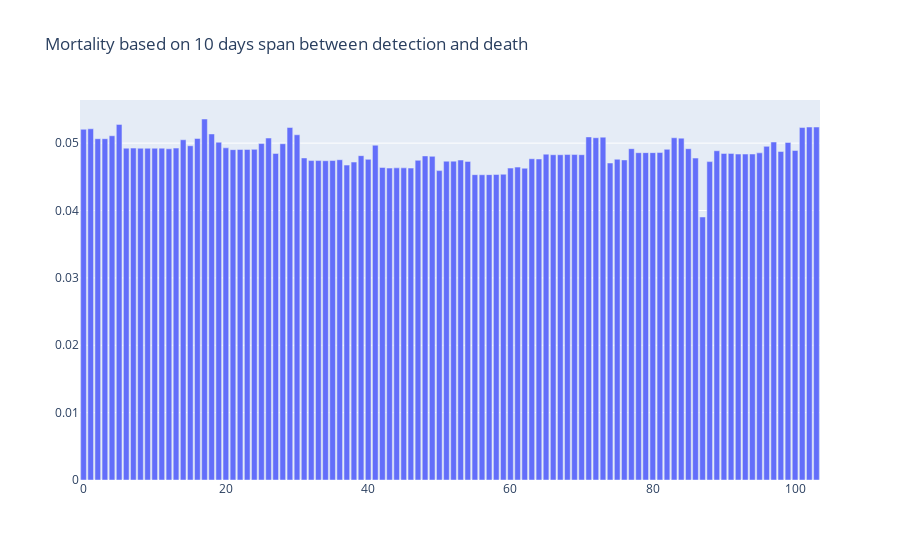

Here is the notebook cell this chart was saved with:
### Code cell
import plotly.graph_objects as go
from plotly.offline import plot, iplot
import plotly.graph_objs as go
import plotly.offline
plotly.offline.init_notebook_mode(connected=True)
dayz=str(days)
fig = go.Figure(
    data=[go.Bar(y=MORT)],
    layout_title_text="Mortality based on "+dayz+" days span between detection and death"
)
fig.show()
